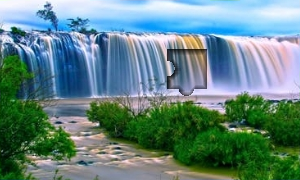
#> input picture huakuai/tiantian/1.png, 300 x 180 px
$ python main.py
#> lines starting #> are read from the running program, lines starting #| are printed output that depends on the picture
### huakuai/img_vertical_border.py
from PIL import Image
import numpy as np
import collections


def find_border(path, threshold):
#> called with path = 'tiantian/1.png', threshold = 50
    image = Image.open(path)
#> image is the input picture: PIL image 300x180 RGBA; mean R, G, B, A 99.1, 133.2, 130.9, 255
    image = image.convert('L')
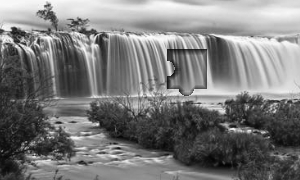
#> image: PIL image 300x180 L; min 2, max 254, mean 122.8
    # image.show()
    # image.save('gray.png')
    ary = np.array(image)
    target_list = []
    y_dict = {}
    temp = []
    for c in range(len(ary[0]) - 1):
        for r in range(len(ary)):
            value = int(ary[r][c]) - int(ary[r][c + 1])
            if value > threshold:
                target_list.append(c)

                temp.append(r)
                y_dict[c] = temp[:]

        temp.clear()
#> after the loop, target_list = 694 values from 1 to 290; temp = []; y_dict = 193 items

    result = collections.Counter(target_list).most_common(3)
#> result = [(166, 25), (137, 16), (50, 13)]

    refer1, refer2, refer3 = _get_refers(result, y_dict)

    result2 = (refer1, refer2, refer3)
    result3 = _judge_x_pos(result2)

    return result3


def _get_refers(result, y_dict):
    """输出3处坐标的(横坐标,最小y值,最大y值)"""
    refer = (result[0][0], result[1][0], result[2][0])
#> refer = (166, 137, 50)
    refer1 = (refer[0], min(y_dict[refer[0]]), max(y_dict[refer[0]]))
#> refer1 = (166, 49, 88)
    # refer1 =  (146, 24, 76)

    refer2 = (refer[1], min(y_dict[refer[1]]), max(y_dict[refer[1]]))
#> refer2 = (137, 58, 114)
    refer3 = (refer[2], min(y_dict[refer[2]]), max(y_dict[refer[2]]))
#> refer3 = (50, 19, 160)
#> in find_border, `refer1, refer2, refer3 = _get_refers(result, y_dict)`: refer1 = (166, 49, 88); refer2 = (137, 58, 114); refer3 = (50, 19, 160)
#> in find_border, `result2 = (refer1, refer2, refer3)`: result2 = ((166, 49, 88), (137, 58, 114), (50, 19, 160))
    return refer1, refer2, refer3


def _judge_deference(tup1, tup2):
    """判断两个x坐标y值相差范围,value越小,证明两者y值范围越相似"""
    value = abs(tup1[1] - tup2[1]) + abs(tup1[2] - tup2[2])
    return value


def _judge_x_pos(tup):
    """三选一,输出y值范围最相似的坐标及y范围相差值"""
    t1 = tup[0][0], tup[1][0], _judge_deference(tup[0], tup[1])
#> t1 = (166, 137, 35)
    t2 = tup[1][0], tup[2][0], _judge_deference(tup[1], tup[2])
#> t2 = (137, 50, 85)
    t3 = tup[0][0], tup[2][0], _judge_deference(tup[0], tup[2])
#> t3 = (166, 50, 102)
    new_tup = (t1, t2, t3)
#> new_tup = ((166, 137, 35), (137, 50, 85), (166, 50, 102))

    value = min(t1[2], t2[2], t3[2])
#> value = 35
    for item in new_tup:
        if item[2] == value:
            return item
#> this loop made 1 pass


# [4 lines that do not run on import are left out]

### huakuai/main.py
import img_vertical_border as find

res = find.find_border('tiantian/1.png', 50)
#> in find_border, `result3 = _judge_x_pos(result2)`: result3 = (166, 137, 35)
#> res = (166, 137, 35)
print(res)
#| (166, 137, 35)
